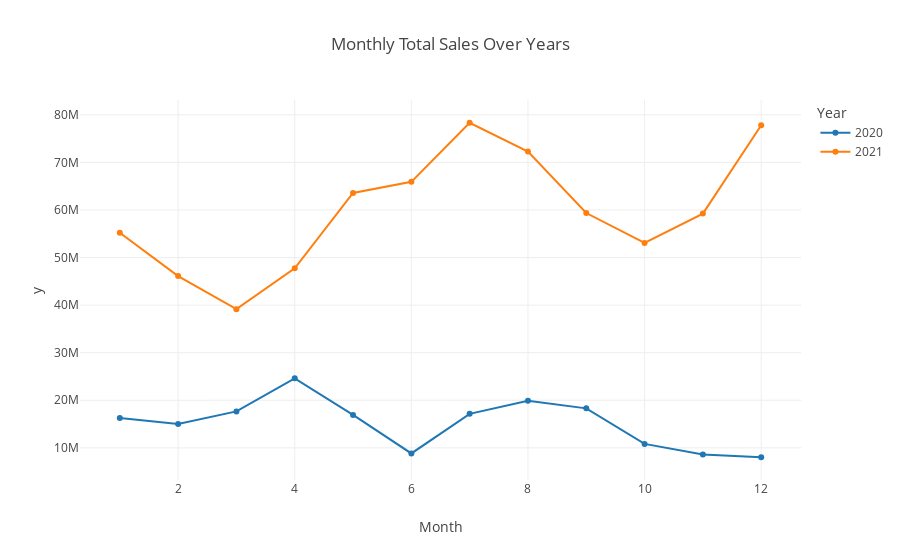

The code cell stored with this chart in its notebook:
### Code cell
px.line(yearly_sales, x='Month', y='y', color='Year',title='Monthly Total Sales Over Years', markers=True, template= "none")

### Figure 1 — Plotly figure (JSON) as saved in the notebook; plotly's stock layout.template omitted (floating-point values rounded to 4 significant figures)
{"data": [{"hovertemplate": "Year=2020<br>Month=%{x}<br>y=%{y}<extra></extra>", "legendgroup": "2020", "line": {"color": "#1F77B4", "dash": "solid"}, "marker": {"symbol": "circle"}, "mode": "lines+markers", "name": "2020", "orientation": "v", "showlegend": true, "type": "scatter", "x": [1, 2, 3, 4, 5, 6, 7, 8, 9, 10, 11, 12], "xaxis": "x", "y": [16253746, 14997988, 17660577, 24607006, 16918014, 8829819, 17146013, 19877980, 18304436, 10836269, 8622300, 8026527], "yaxis": "y"}, {"hovertemplate": "Year=2021<br>Month=%{x}<br>y=%{y}<extra></extra>", "legendgroup": "2021", "line": {"color": "#FF7F0E", "dash": "solid"}, "marker": {"symbol": "circle"}, "mode": "lines+markers", "name": "2021", "orientation": "v", "showlegend": true, "type": "scatter", "x": [1, 2, 3, 4, 5, 6, 7, 8, 9, 10, 11, 12], "xaxis": "x", "y": [55225396, 46102165, 39148532, 47732964, 63589681, 65917553, 78334681, 72288221, 59357023, 53074764, 59235040, 77815430], "yaxis": "y"}], "layout": {"legend": {"title": {"text": "Year"}, "tracegroupgap": 0}, "title": {"text": "Monthly Total Sales Over Years"}, "xaxis": {"anchor": "y", "domain": [0, 1], "title": {"text": "Month"}}, "yaxis": {"anchor": "x", "domain": [0, 1], "title": {"text": "y"}}}}
